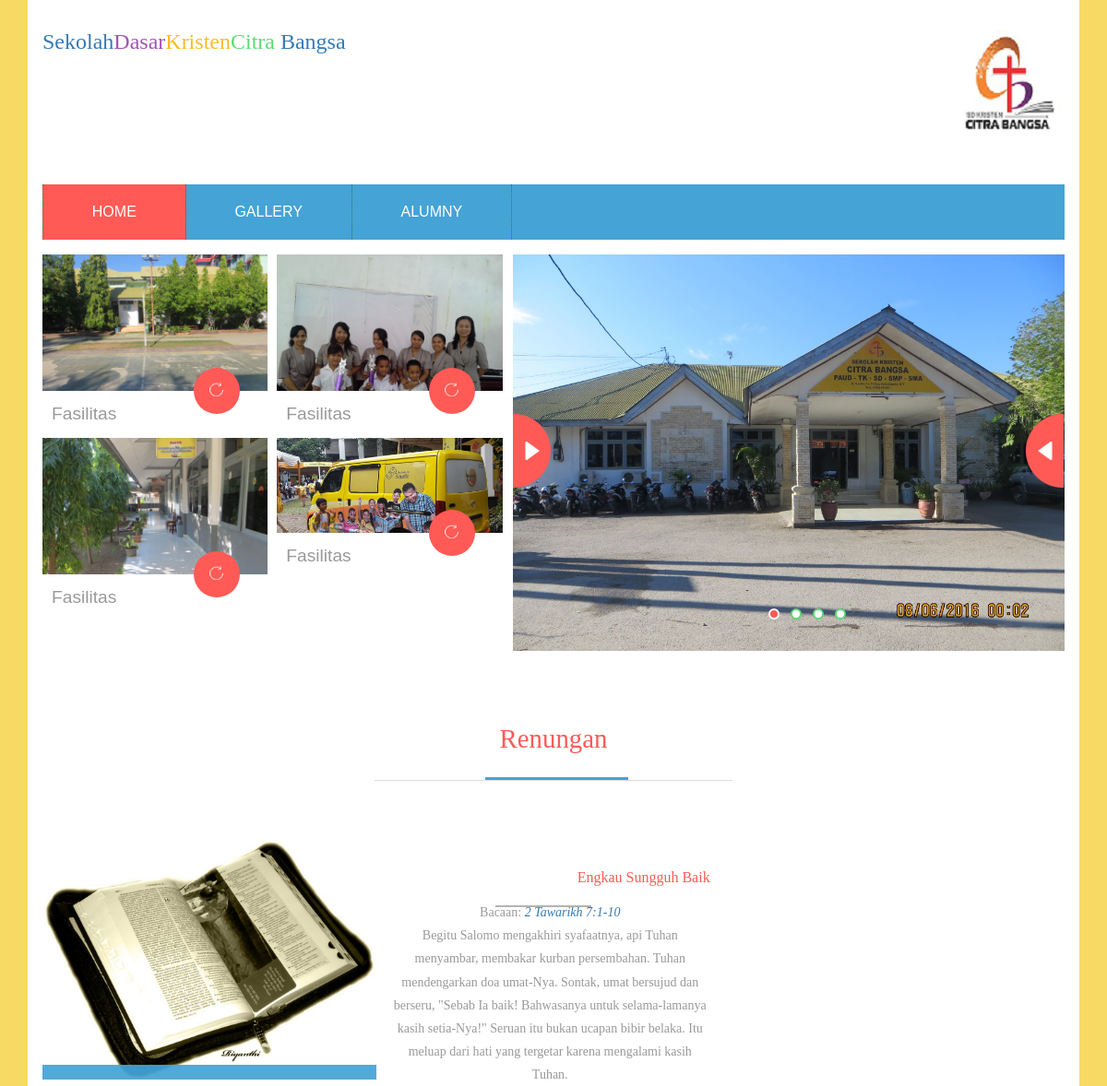
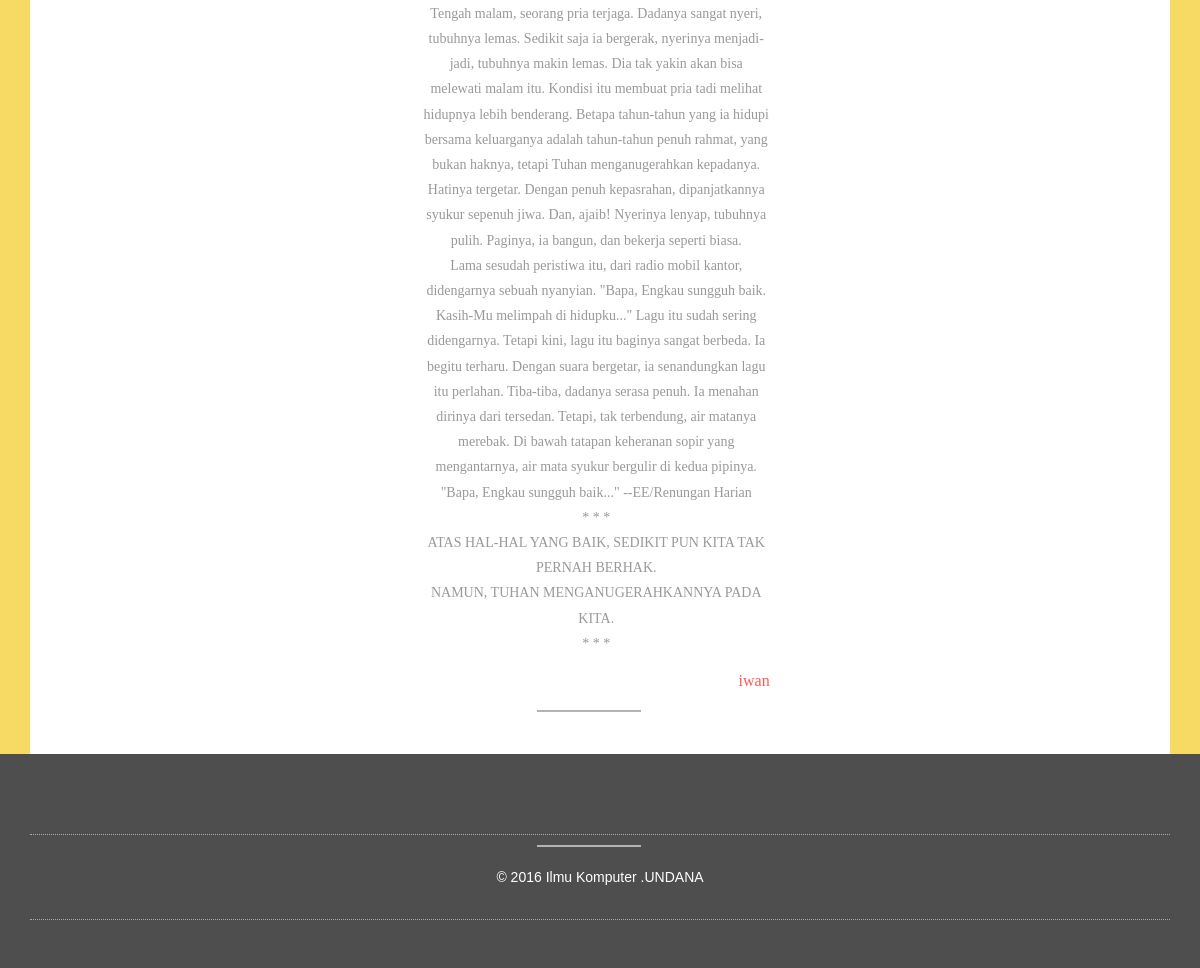
Page /user/renungan.php?tanggal_ren=2016-12-15 13:14:50 on the committed database (2 pictures, top to bottom).
### tables this page shows
CREATE TABLE IF NOT EXISTS `tbl_renungan` (
  `id_renungan` int(23) NOT NULL AUTO_INCREMENT,
  `judul_ren` text NOT NULL,
  `tanggal_ren` timestamp NOT NULL DEFAULT CURRENT_TIMESTAMP,
  `isi_ren` text NOT NULL,
  `id_admin` int(23) NOT NULL,
  PRIMARY KEY (`id_renungan`),
  KEY `id_admin` (`id_admin`)
);

### user/renungan.php (the view, shortened to what this page needs)
<!DOCTYPE html>
<html>
<head>
<link href="css/bootstrap.css" rel="stylesheet" type="text/css" media="all" />
<link href="css/style.css" rel="stylesheet" type="text/css" media="all" />
<link rel="stylesheet" href="css/flexslider.css" type="text/css" media="screen" />
</head>
<body>
	<div class="body-content">
		<div class="container">
			<div class="body-content1">
				<div class="logo-search">
					<div class="logo">
						<h3><a href="index.html">Sekolah<span class="color">Dasar</span><span class="color1">Kristen</span><span class="color2">Citra</span> <span>Bangsa</span></a></h3>
					</div>
					<div class="clearfix" align= "right"> <img src= "images/15.png"> </div>
				</div>
				<div class="navigation">
					<nav class="navbar navbar-default">
						<div class="collapse navbar-collapse nav-wil" id="bs-example-navbar-collapse-1">
							<nav class="stroke">
								<ul class="nav navbar-nav">
									<li class="active"><a href="index1.php">Home</a></li>
									<li><a href="gallery.php" class="hvr-rectangle-out">Gallery</a></li>
									<li><a href="Alumny.php" class="hvr-rectangle-out">Alumny</a></li>
								</ul>
							</nav>
						</div>
					</nav>
				</div>
				<div class="banner">
					<div class="banner-grids">
						<div class="banner-left">
							<div class="banner-left1">
								<div class="banner-left1-grid">
									<img src="images/sekola2.jpg" alt=" " class="img-responsive" />
									<div class="banner-info">
										<a class="read-more" href="single.html"><i></i></a>
										<h3>
											<a>
												Fasilitas
											</a>
										</h3>
									</div>
								</div>
								<div class="banner-left1-grid">
									<img src="foto/10.jpg" alt=" " class="img-responsive" />
									<div class="banner-info">
										<a class="read-more" href="single.html"><i></i></a>
										<h3>
											<a >
												Fasilitas
											</a>
										</h3>
									</div>
								</div>
							</div>
							<div class="banner-left2">
								<div class="banner-left1-grid">
									<img src="foto/20150309_090610.jpg" alt=" " class="img-responsive" />
									<div class="banner-info">
										<a class="read-more" href="single.html"><i></i></a>
										<h3>
											<a >
												Fasilitas
											</a>
										</h3>
									</div>
								</div>
								<div class="banner-left1-grid">
									<img src="foto/10267765_10154183502170604_6276627093051970782_n.jpg" alt=" " class="img-responsive" />
									<div class="banner-info">
										<a class="read-more" href="single.html"><i></i></a>
										<h3>
											<a >
												Fasilitas
											</a>
										</h3>
									</div>
								</div>
							</div>
							<div class="clearfix"> </div>
						</div>
						<div class="banner-right">
							<section class="slider">
								<div class="flexslider">
									<ul class="slides">
										<li>
											<div class="services-grid-right-grid1">
											</div>
										</li>
									</ul>
								</div>
							</section>
						</div>
					</div>
				</div
				<div class="events">
					<h2>Renungan</h2>
					<div class="events-grids">
					<?php
					$mysqli = new mysqli('127.0.0.1', 'root', '', 'citrabangsa');
										$data2 = $_GET['tanggal_ren'];
										$qstr = "SELECT tbl_renungan.judul_ren, tbl_renungan.isi_ren, admin.Nam_admin FROM tbl_renungan INNER JOIN admin ON tbl_renungan.id_admin = admin.id_admin AND tanggal_ren ='$data2'";
										$result = $mysqli->query($qstr);
										if ($result && $result->num_rows !== 0) {
											for ($i = 0; $i < $result->num_rows; $i++) {
												$pengumuman = $result->fetch_array();
						echo '<div class="col-md-8 event-left">'.
							'<div class="event-left1">'.
								'<div class="col-xs-6 event-left1-left">'.
									'<a href="pengumuman.php"><img src="foto/alkitab.jpg" alt=" " class="img-responsive" /></a>'.
									'<div class="event-left1-left-pos">'.
									'</div>'.
								'</div>'.
								'<div class="col-xs-6 event-left1-right">'.
									'<h4>'.
									'<td>' . $pengumuman["judul_ren"] . '</td>' .
									'</h4>'.
									'<h4>'.
									'<td>' . $pengumuman["isi_ren"] . '</td>' .
									'</a></h4>'.
									'<h4>'.
									'<td>' . $pengumuman["Nam_admin"] . '</td>' .
									'</h4>'.
								'</div>'.
								'<div class="clearfix"> </div>'.
							'</div>'.
						'</div>'.
						'<div class="clearfix"> </div>'.
					'</div>';
											}
										}
					?>
				</div>
			</div>
		</div>
	</div>
	<div class="footer">
		<div class="container">
			<div class="footer-copy">
				<p>&copy 2016 Ilmu Komputer .UNDANA</a></p>
			</div>
		</div>
	</div>
</body>
</html>

### user/css/flexslider.css (style rules this page uses)
.slides, .flex-control-nav, .flex-direction-nav { margin: 0; padding: 0; list-style: none; }
.flexslider .slides > li { display: none; -webkit-backface-visibility: hidden; }
.slides:after { content: "."; display: block; clear: both; visibility: hidden; line-height: 0; height: 0; }
.flexslider { border: 0px; position: relative; zoom: 1; overflow: hidden; }
.flexslider .slides { zoom: 1; }

### rows in the picture
tbl_renungan: judul_ren "Engkau Sungguh Baik", isi_ren "Bacaan: 2 Tawarikh 7:1-10 Begitu Salomo mengakhiri syafaatnya, api Tuhan menyambar, membakar kurban persembahan. Tuhan mendengarkan doa umat-Nya. Sontak, umat bersujud dan berseru, \"Sebab Ia baik! Bahwasanya untuk selama-lamanya kasih setia-Nya!\" Seruan itu bukan ucapan bibir belaka. Itu meluap dari hati yang tergetar karena mengalami kasih Tuhan. Tengah malam, seorang pria terjaga. Dadanya sangat nyeri, tubuhnya lemas. Sedikit saja ia bergerak, nyerinya menjadi-jadi, tubuhnya makin lemas. Dia tak yakin akan bisa melewati malam itu. Kondisi itu membuat pria tadi melihat hidupnya lebih benderang. Betapa tahun-tahun yang ia hidupi bersama keluarganya adalah tahun-tahun penuh rahmat, yang…", id_admin.Nam_admin "iwan"
